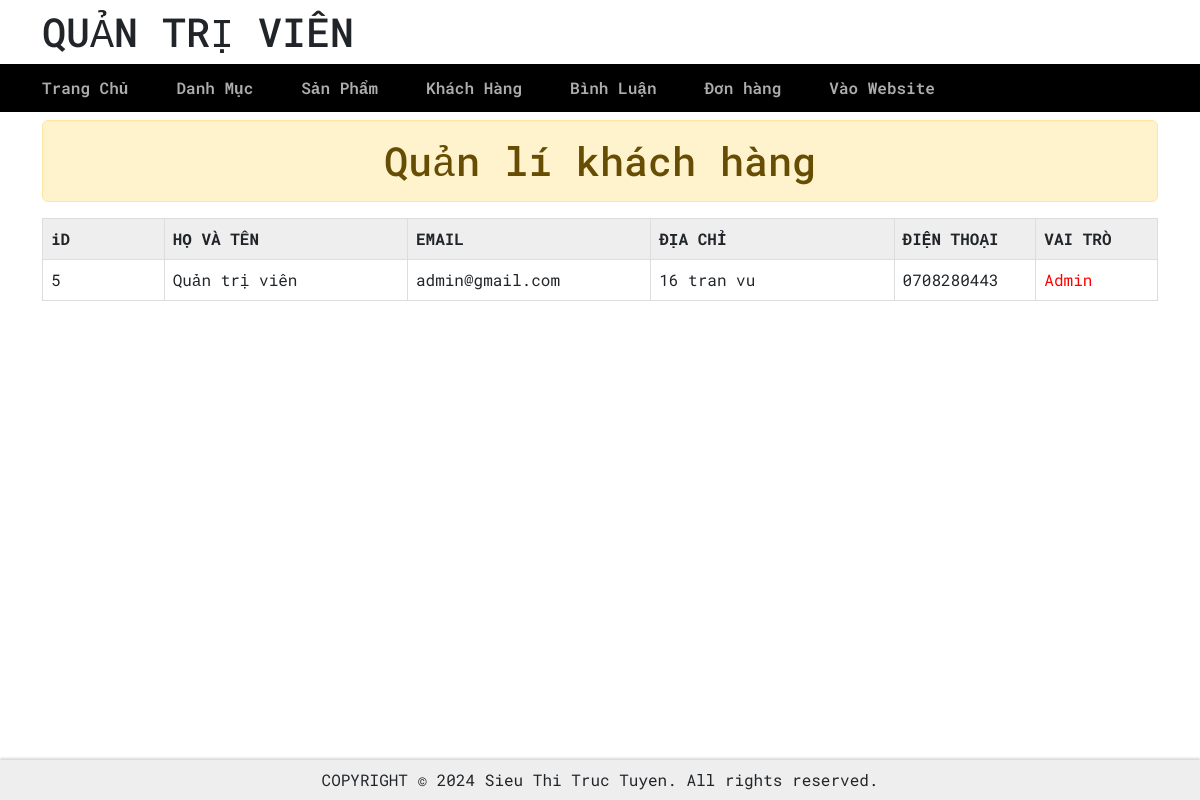
Screenshot of /admin/admin.php?page=khach-hang with the database file from the repository.
### tables this page shows
CREATE TABLE `accounts` (
  `user_id` int(11) NOT NULL,
  `user_name` varchar(50) NOT NULL,
  `user_password` varchar(50) NOT NULL,
  `user_email` varchar(255) NOT NULL,
  `user_address` varchar(255) DEFAULT NULL,
  `user_phone` varchar(10) DEFAULT NULL,
  `user_avatar` varchar(255) DEFAULT NULL,
  `role` tinyint(4) NOT NULL DEFAULT 0
);

### model/pdo.php (called while the page is built, shortened)
<?php
function pdo_get_connection() {
    $servername = "localhost";
    $username   = "root";
    $password   = "";
    $dbname     = "db_dienthoai";
    try {
        $conn = new PDO("mysql:host=$servername;dbname=$dbname", $username, $password);
        $conn->setAttribute(PDO::ATTR_ERRMODE, PDO::ERRMODE_EXCEPTION);
        return $conn;
    } catch (PDOException $e) {
        echo "Connection failed: " . $e->getMessage();
    }
}
function pdo_query($sql) {
    $sql_args = array_slice(func_get_args(), 1);
    try {
        $conn = pdo_get_connection();
        $stmt = $conn->prepare($sql);
        $stmt->execute($sql_args);
        $rows = $stmt->fetchAll();
        return $rows;
    } catch (PDOException $e) {
        throw $e;
    } finally {
        unset($conn);
    }
}

### model/model_taikhoan.php (called while the page is built, shortened)
<?php
function select_account() {
    $sql = "SELECT * FROM accounts ORDER BY role DESC, user_id ASC";
    $result = pdo_query( $sql);
    return $result;
}

### admin/users/users.php (the view, shortened to what this page needs)
<div class="container">
    <h1 class="text-center alert alert-warning">Quản lí khách hàng</h1>
    <div class="row mx-0 mt-3" style="margin-bottom: 10rem;">
        <table>
            <thead>
                <tr>
                    <th class="col-1">iD</th>
                    <th class="col-2">HỌ VÀ TÊN</th>
                    <th class="col-2">EMAIL</th>
                    <th class="col-2">ĐỊA CHỈ</th>
                    <th class="col-1">ĐIỆN THOẠI</th>
                    <th class="col-1">VAI TRÒ</th>
                </tr>
            </thead>
            <tbody>
                <?php
                foreach ($listUsers as $row) {
                    extract($row);
                    if ($role == 1) {
                        $role  = 'Admin';
                        $color = 'red';
                    } else {
                        $role  = 'Member';
                        $color = 'black';
                    }
                    echo '
                        <tr>
                            <td>' . $user_id      . '</td>
                            <td>' . $user_name    . '</td>
                            <td>' . $user_email   . '</td>
                            <td>' . $user_address . '</td>
                            <td>' . $user_phone   . '</td>
                            <td style="color: '.$color.';">' . $role . '</td>
                        </tr>';
                }
                ?>
            </tbody>
        </table>
    </div>
</div>

### assets/css/main.css (style rules this page uses)
* { box-sizing: border-box; }
body { font-family: 'Roboto Mono', monospace; }

### assets/css/admin.css (style rules this page uses)
table { border-collapse: collapse; width: 100%; }
td, th { border: 1px solid #ddd; text-align: left; padding: 8px; }
thead { background-color: #eee; }

### rows the page displays
accounts: user_id "5", user_name "Quản trị viên", user_email "admin@gmail.com", user_address "16 tran vu", user_phone "0708280443", role "Admin"
